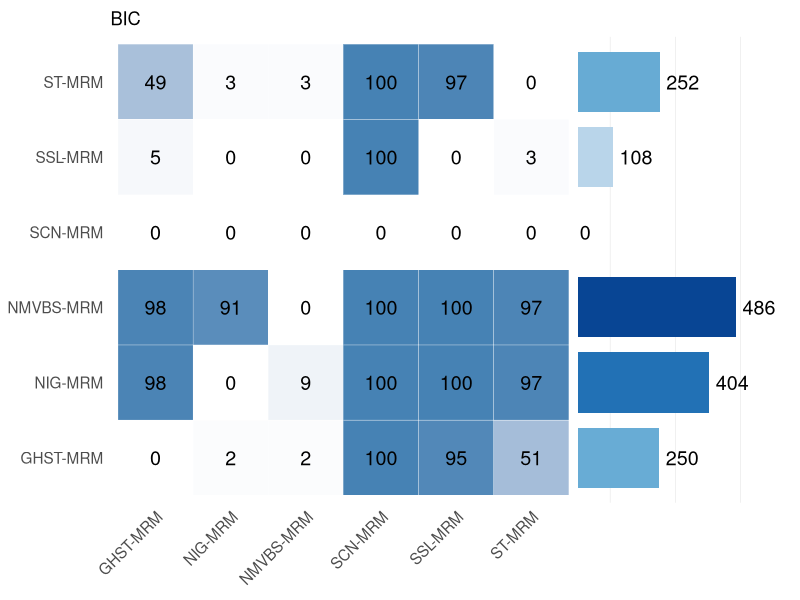
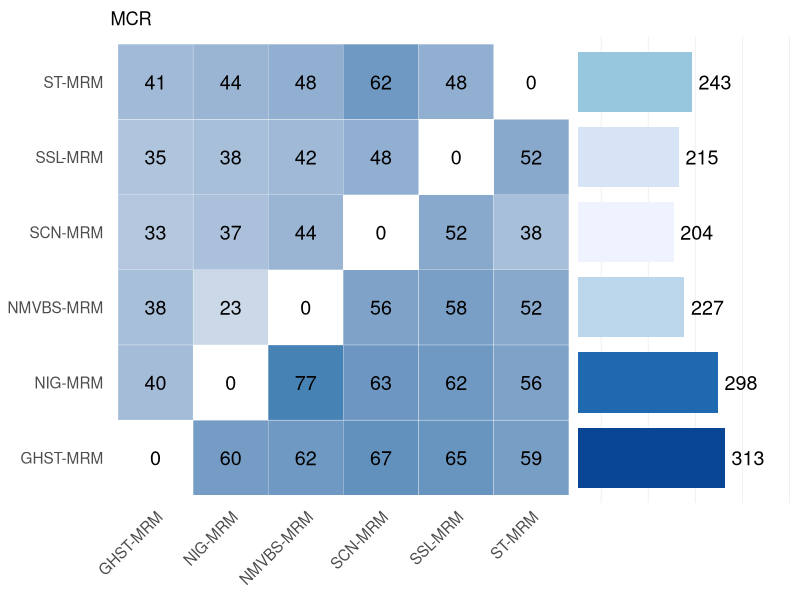

Source code (R) for these figures, in order:

rm(list=ls(all=TRUE))
library(gridExtra)
library(cowplot)
library(egg)
library(dplyr)
library(reshape2)
library(ggplot2)
library(tidyverse)
library(grid)
library(gridtext)
#----------------------------------------------------------------
#BIC <- read.delim("D:/Dropbox/BIC.txt")
#table(apply(BIC[, c(5, 6)], 1, which.min))

mydata1<- c(0, 2, 2, 100, 95, 51,
            98, 0, 9, 100, 100, 97, 
            98, 91, 0, 100, 100, 97,
            0, 0, 0, 0, 0, 0,
            5, 0, 0, 100, 0, 3,
            49, 3, 3, 100, 97, 0)

#----------------------heatmap code--------------------------------------------------
cormat <- matrix(mydata1, ncol = 6, nrow = 6, byrow=T)
colnames(cormat) <- c('GHST-MRM','NIG-MRM','NMVBS-MRM', 'SCN-MRM', 'SSL-MRM', 'ST-MRM')
rownames(cormat) <- c('GHST-MRM','NIG-MRM','NMVBS-MRM', 'SCN-MRM', 'SSL-MRM', 'ST-MRM')
melted_cormat <- melt(cormat)

ggheatmap=ggplot(data = melted_cormat, aes(Var2, Var1, fill = value)) + ggtitle("BIC") +
  geom_tile(color = "white")+ 
  scale_fill_gradient2(low = "white", high = "steelblue") + coord_fixed()+
  theme_minimal()+ theme(legend.title=element_blank())+
  theme(axis.text.y = element_text(size = 11), 
        axis.text.x = element_text(angle =45, vjust = 1,size = 11, hjust = 1),
        axis.title.x=element_blank(),axis.title.y = element_blank(),
        legend.position="none")
#---------------------------heatmap and data--------------------------------
heatmap_1<-ggheatmap + geom_text(aes(Var2, Var1, label = value), color = "black", size = 5) +
  theme(axis.title.y = element_blank(),
        panel.grid.major = element_blank(),
        panel.border = element_blank(),
        panel.background = element_blank(),axis.ticks = element_blank())  
#==============================barplot=========================
d1=melted_cormat%>%
  group_by(Var1) %>% 
  summarize(value = sum(value)) 

bar_1 <- ggplot(data = d1, aes(x = Var1, y = value)) + 
  scale_fill_distiller(name = "Value", palette = "Blues", direction =1)+
  geom_bar(stat = "identity", aes(fill = value),width = 0.8)+ coord_flip() + theme_bw() +
  geom_text(aes(label = value), hjust = -0.2, size=5)+expand_limits(y = c(0,650))+
  theme(axis.title.x = element_blank(), axis.text.x=element_blank(), axis.ticks.x=element_blank(),
        axis.title.y = element_blank(),axis.text.y=element_blank(), axis.ticks.y = element_blank(),
        panel.grid.major = element_blank(),panel.border = element_blank(),panel.background = element_blank(),
        plot.margin = margin(0,0,0,-15), legend.position="none")
g1=ggarrange(
  heatmap_1,bar_1,widths = c(20,10), heights = c(20,20), byrow=FALSE)




mydata2 <- c(0, 60, 62, 67, 65, 59,
             40, 0, 77, 63, 62, 56, 
             38, 23, 0, 56, 58, 52,
             33, 37, 44, 0, 52, 38,
             35, 38, 42, 48, 0, 52, 
             41, 44, 48, 62, 48, 0)


#----------------------heatmap code--------------------------------------------------
cormat <- matrix(mydata2, ncol = 6, nrow = 6,byrow=T)
colnames(cormat) <- c('GHST-MRM','NIG-MRM','NMVBS-MRM', 'SCN-MRM', 'SSL-MRM', 'ST-MRM')
rownames(cormat) <- c('GHST-MRM','NIG-MRM','NMVBS-MRM', 'SCN-MRM', 'SSL-MRM', 'ST-MRM')
melted_cormat <- melt(cormat)

ggheatmap=ggplot(data = melted_cormat, aes(Var2, Var1, fill = value))+ ggtitle("MCR") +
  geom_tile(color = "white")+ 
  scale_fill_gradient2(low = "white", high = "steelblue") + coord_fixed()+
  theme_minimal()+ theme(legend.title=element_blank())+
  theme(axis.text.y = element_text(size = 11), 
        axis.text.x = element_text(angle =45, vjust = 1,size = 11, hjust = 1),
        axis.title.x=element_blank(),axis.title.y = element_blank(),
        legend.position="none")
#---------------------------heatmap and data--------------------------------
heatmap_1<-ggheatmap + geom_text(aes(Var2, Var1, label = value), color = "black", size = 5) +
  theme(axis.title.y = element_blank(),
        panel.grid.major = element_blank(),
        panel.border = element_blank(),
        panel.background = element_blank(),axis.ticks = element_blank())  
#==============================barplot=========================
d1=melted_cormat%>%
  group_by(Var1) %>% 
  summarize(value = sum(value)) 

bar_1 <- ggplot(data = d1, aes(x = Var1, y = value)) + 
  scale_fill_distiller(name = "Value", palette = "Blues", direction =1)+
  geom_bar(stat = "identity", aes(fill = value),width = 0.8)+ coord_flip() + theme_bw() +
  geom_text(aes(label = value), hjust = -0.2, size=5)+expand_limits(y = c(0,450))+
  theme(axis.title.x = element_blank(), axis.text.x=element_blank(), axis.ticks.x=element_blank(),
        axis.title.y = element_blank(),axis.text.y=element_blank(), axis.ticks.y = element_blank(),
        panel.grid.major = element_blank(),panel.border = element_blank(),panel.background = element_blank(),
        plot.margin = margin(0,0,0,-15), legend.position="none")
g1=ggarrange(
  heatmap_1,bar_1,widths = c(20,10), heights = c(20,20), byrow=FALSE)
